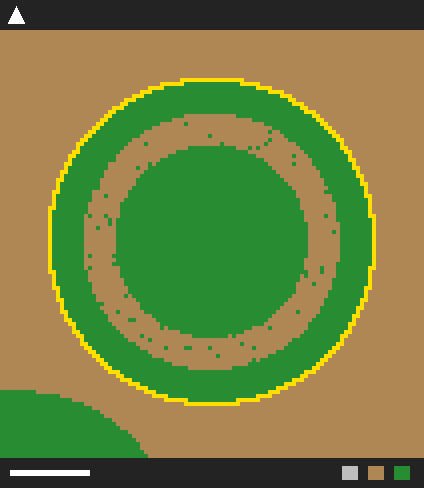
#> input picture tools/sahool_qa/verification/blind_check_0.3.0/round1/images/sq-7d4d12888fba.png, 424 x 488 px
$ python -i exg_preprocess.py   (imports and definitions only)
#> lines starting #> are read from the running program, lines starting #| are printed output that depends on the picture
"""ExG preprocessing for vegetation-assisted SAM2 field segmentation.

This module intentionally stays lighter than OpenCV: Pillow + NumPy only.
It enhances vegetation contrast and extracts conservative box/point prompts that
can guide SAM2 without fabricating final field geometry.
"""

from __future__ import annotations

import base64
import io
import os
from dataclasses import asdict, dataclass

import numpy as np
from PIL import Image, ImageFilter

# Guard against accidental very large images from map screenshots.
Image.MAX_IMAGE_PIXELS = int(os.getenv("EXG_MAX_IMAGE_PIXELS", "12000000"))
EXG_MAX_SIDE = int(os.getenv("EXG_MAX_SIDE", "1280"))


@dataclass(frozen=True)
class VegetationCandidate:
    """A vegetation component candidate to use as a SAM2 prompt."""

    bbox: tuple[int, int, int, int]
    centroid: tuple[int, int]
    area_px: int
    circularity: float
    rectangularity: float
    confidence: float

    # [5 lines left out: function to_dict, not called in this run]


@dataclass(frozen=True)
class ExGResult:
    """Vegetation-enhanced image + prompt candidates for SAM2."""

    image_base64: str
    vegetation_ratio: float
    low_confidence: bool
    candidates: list[VegetationCandidate]
    original_size: tuple[int, int]
    processed_size: tuple[int, int]
    scale: float

    # [11 lines left out: function metadata, not called in this run]


def _strip_data_url(value: str) -> str:
    return (
        value.split(",", 1)[1] if "," in value and value[:32].lower().startswith("data:") else value
    )


def decode_image_base64(image_base64: str) -> np.ndarray:
    raw = base64.b64decode(_strip_data_url(image_base64), validate=False)
    image = Image.open(io.BytesIO(raw)).convert("RGB")
    return np.asarray(image, dtype=np.uint8)


# [156 lines left out: functions encode_png_base64, _resize_for_exg, _morphology_open_close, _otsu_threshold, _remove_small_components, _component_candidates, not called in this run]


def apply_exg_for_sam2(image_base64: str) -> ExGResult:
    """Enhance green vegetation contrast before SAM2.

    ExG = 2G - R - B. The returned image is still RGB so SAM2 keeps context, while
    green vegetation becomes a high-contrast object. Candidate boxes/points are
    derived from the ExG mask and are optional prompts for SAM2.
    """
    rgb_raw = decode_image_base64(image_base64)
    rgb, original_size, processed_size, scale = _resize_for_exg(rgb_raw)
    arr = rgb.astype(np.float32) / 255.0
    exg = (2.0 * arr[:, :, 1]) - arr[:, :, 0] - arr[:, :, 2]
    p2, p98 = np.percentile(exg, [2, 98])
    if abs(float(p98 - p2)) < 1e-8:
        exg_norm = np.zeros_like(exg, dtype=np.float32)
    else:
        exg_norm = np.clip((exg - p2) / (p98 - p2), 0.0, 1.0)
    exg_u8 = (exg_norm * 255.0).astype(np.uint8)
    threshold = _otsu_threshold(exg_u8)
    mask = exg_u8 > max(8, threshold)
    mask = _morphology_open_close(mask, size=3)
    min_area = max(80, int(mask.size * 0.0002))
    mask = _remove_small_components(mask, min_area=min_area)
    vegetation_ratio = float(mask.sum() / max(1, mask.size))
    candidates = _component_candidates(mask)
    low_confidence = vegetation_ratio < 0.02 or vegetation_ratio > 0.95 or not candidates

    exg_rgb = np.repeat(exg_u8[:, :, None], 3, axis=2)
    enhanced = np.clip(
        (rgb.astype(np.float32) * 0.35) + (exg_rgb.astype(np.float32) * 0.65), 0, 255
    )
    return ExGResult(
        image_base64=encode_png_base64(enhanced.astype(np.uint8)),
        vegetation_ratio=vegetation_ratio,
        low_confidence=low_confidence,
        candidates=candidates,
        original_size=original_size,
        processed_size=processed_size,
        scale=scale,
    )

>>> import cv2
>>> picture = cv2.imread('../../tools/sahool_qa/verification/blind_check_0.3.0/round1/images/sq-7d4d12888fba.png', cv2.IMREAD_GRAYSCALE)
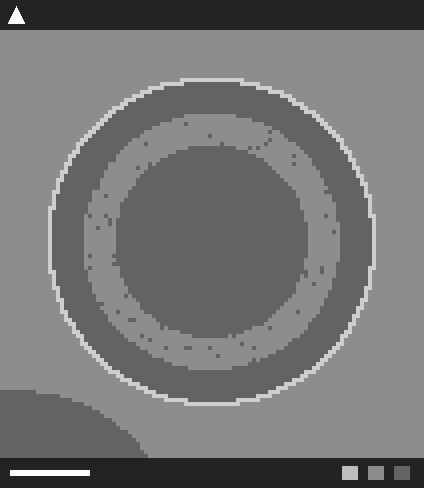
#> picture: shape (488, 424); min 35, max 255, mean 117.1
#> (the run stopped early here; a loop or call above may not have finished)
